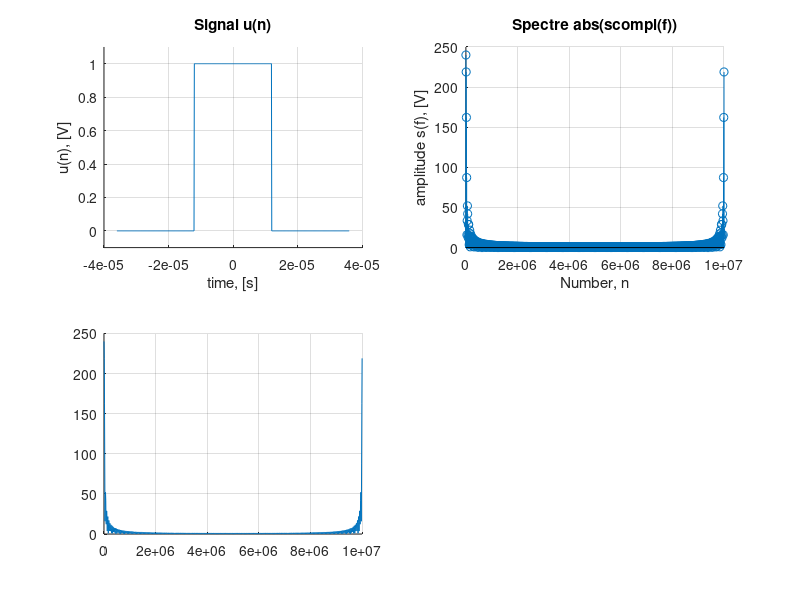

Here is the MATLAB script that generated this plot:
clc;
clear all;
close all;

% Для определения где запускается
is_octave = exist('OCTAVE_VERSION', 'builtin') ~= 0;

% для rectpuls требуется дополнительный пакет signal
% у него в зависимостях есть пакет control
% чтобы все работало в octave:
% pkg install -forge control signal
if(is_octave)
    pkg load signal
end

variant = 24; % Вариант

tau = variant * 10^-6; % Длительность импульса
t_max = 3 * tau; % длительность наблюдения
Fs = 10e6;
Ts = 1/Fs;


t = -(t_max/2) : Ts : (t_max/2);
u = rectpuls(t, tau);

subplot(2, 2, 1);
hold on; grid on;
plot(t, u);
title('Signal u(n)');
xlabel('time, [s]')
ylabel('u(n), [V]');
ylim([-0.1, 1.1]);

Nfft = 2^nextpow2(length(u));
scompl = fft(u, Nfft);
s = abs(scompl);
f = 0 : Nfft - 1;
f = (f/(Nfft - 1)) * Fs;

subplot(2, 2, 2);
hold on; grid on;
stem(f, s);
title('Spectre abs(scompl(f))');
xlabel('Number, n');
ylabel('amplitude s(f), [V]')

subplot(2, 2, 3);
hold on; grid on;
plot(f, s);
